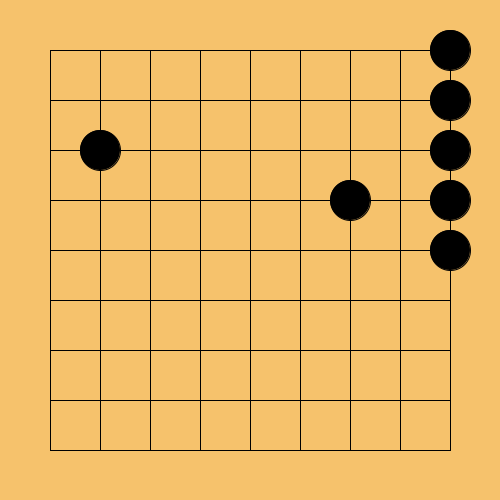
Frame 1 (no input)
Frame 60 (the mouse pressed at the canvas centre just before this capture): identical to frame 1, image omitted
Frame 120 (the mouse held since frame 60 and released just before this capture): identical to frame 1, image omitted

The Processing sketch that drew this single still picture (run headless with seeded random() and noise(); from frame 60 on, the mouse is pressed at the canvas centre):

// Processing sketch: week04_7_simple_go
// ── week04_7_simple_go.pde
void setup(){
  size(500,500);
}
int [][] go ={
  {0,0,0,0,0,0,0,0,1},
  {0,0,0,0,0,0,0,0,1},
  {0,1,0,0,0,0,0,0,1},
  {0,0,0,0,0,0,1,0,1},
  {0,0,0,0,0,0,0,0,1},
  {0,0,0,0,0,0,0,0,0},
  {0,0,0,0,0,0,0,0,0},
  {0,0,0,0,0,0,0,0,0},
  {0,0,0,0,0,0,0,0,0},
};//陣列 array 9*9
void draw(){ //用迴圈,來畫出很多棋
  background(246, 194, 108);//木頭色的棋盤
  for(int i=1; i<=9; i++){//用迴圈,畫很多條線
    line(50, 50*i, 450, 50*i);//湊出來的
    line(50*i, 50, 50*i, 450);//湊出來的
  }
  for(int i=0; i<9; i++){//左手i 對應y座標
    for(int j=0; j<9; j++){//右手j 對應x座標
      if( go[i][j]==1 ){
        fill(0);//1:黑棋,
        ellipse(50+j*50, 50+i*50, 40, 40);
      }else if( go[i][j]==2 ){
        fill(255);
        ellipse(50+j*50, 50+i*50, 40, 40);
      }
    }
  }
}
